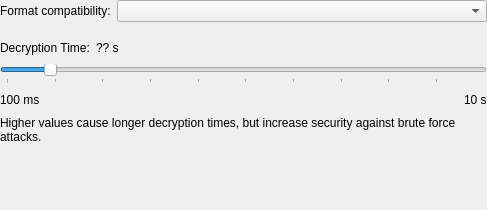
<?xml version="1.0" encoding="UTF-8"?>
<ui version="4.0">
 <class>DatabaseSettingsPageEncryption</class>
 <widget class="QWidget" name="DatabaseSettingsPageEncryption">
  <property name="geometry">
   <rect>
    <x>0</x>
    <y>0</y>
    <width>487</width>
    <height>210</height>
   </rect>
  </property>
  <layout class="QVBoxLayout" name="verticalLayout">
   <property name="leftMargin">
    <number>0</number>
   </property>
   <property name="topMargin">
    <number>0</number>
   </property>
   <property name="rightMargin">
    <number>0</number>
   </property>
   <property name="bottomMargin">
    <number>0</number>
   </property>
   <item>
    <widget class="QStackedWidget" name="stackedWidget">
     <property name="currentIndex">
      <number>0</number>
     </property>
     <widget class="QWidget" name="simpleSettings">
      <layout class="QVBoxLayout" name="verticalLayout_2">
       <property name="leftMargin">
        <number>0</number>
       </property>
       <property name="topMargin">
        <number>0</number>
       </property>
       <property name="rightMargin">
        <number>0</number>
       </property>
       <property name="bottomMargin">
        <number>0</number>
       </property>
       <item>
        <layout class="QFormLayout" name="formLayout">
         <item row="0" column="0">
          <widget class="QLabel" name="compatibilityLabel">
           <property name="text">
            <string>Format compatibility:</string>
           </property>
          </widget>
         </item>
         <item row="0" column="1">
          <widget class="QComboBox" name="compatibilitySelection">
           <property name="sizePolicy">
            <sizepolicy hsizetype="MinimumExpanding" vsizetype="Fixed">
             <horstretch>0</horstretch>
             <verstretch>0</verstretch>
            </sizepolicy>
           </property>
          </widget>
         </item>
        </layout>
       </item>
       <item>
        <spacer name="verticalSpacer_2">
         <property name="orientation">
          <enum>Qt::Vertical</enum>
         </property>
         <property name="sizeType">
          <enum>QSizePolicy::Fixed</enum>
         </property>
         <property name="sizeHint" stdset="0">
          <size>
           <width>20</width>
           <height>10</height>
          </size>
         </property>
        </spacer>
       </item>
       <item>
        <layout class="QHBoxLayout" name="horizontalLayout_2">
         <item>
          <widget class="QLabel" name="decryptionTimeLabel">
           <property name="text">
            <string>Decryption Time:</string>
           </property>
          </widget>
         </item>
         <item>
          <widget class="QLabel" name="decryptionTimeValueLabel">
           <property name="text">
            <string>?? s</string>
           </property>
          </widget>
         </item>
         <item>
          <spacer name="horizontalSpacer_2">
           <property name="orientation">
            <enum>Qt::Horizontal</enum>
           </property>
           <property name="sizeHint" stdset="0">
            <size>
             <width>40</width>
             <height>20</height>
            </size>
           </property>
          </spacer>
         </item>
        </layout>
       </item>
       <item>
        <widget class="QSlider" name="decryptionTimeSlider">
         <property name="minimum">
          <number>100</number>
         </property>
         <property name="maximum">
          <number>10000</number>
         </property>
         <property name="singleStep">
          <number>100</number>
         </property>
         <property name="pageStep">
          <number>1000</number>
         </property>
         <property name="value">
          <number>1000</number>
         </property>
         <property name="orientation">
          <enum>Qt::Horizontal</enum>
         </property>
         <property name="tickPosition">
          <enum>QSlider::TicksBelow</enum>
         </property>
         <property name="tickInterval">
          <number>1000</number>
         </property>
        </widget>
       </item>
       <item>
        <layout class="QHBoxLayout" name="horizontalLayout">
         <item>
          <widget class="QLabel" name="label_4">
           <property name="text">
            <string>100 ms</string>
           </property>
          </widget>
         </item>
         <item>
          <spacer name="horizontalSpacer">
           <property name="orientation">
            <enum>Qt::Horizontal</enum>
           </property>
           <property name="sizeHint" stdset="0">
            <size>
             <width>40</width>
             <height>20</height>
            </size>
           </property>
          </spacer>
         </item>
         <item>
          <widget class="QLabel" name="label_3">
           <property name="text">
            <string>10 s</string>
           </property>
          </widget>
         </item>
        </layout>
       </item>
       <item>
        <widget class="QLabel" name="label_2">
         <property name="sizePolicy">
          <sizepolicy hsizetype="Preferred" vsizetype="Fixed">
           <horstretch>0</horstretch>
           <verstretch>0</verstretch>
          </sizepolicy>
         </property>
         <property name="text">
          <string>Higher values cause longer decryption times, but increase security against brute force attacks.</string>
         </property>
         <property name="wordWrap">
          <bool>true</bool>
         </property>
        </widget>
       </item>
       <item>
        <spacer name="verticalSpacer">
         <property name="orientation">
          <enum>Qt::Vertical</enum>
         </property>
         <property name="sizeHint" stdset="0">
          <size>
           <width>20</width>
           <height>40</height>
          </size>
         </property>
        </spacer>
       </item>
      </layout>
     </widget>
     <widget class="QWidget" name="advancedSettings">
      <layout class="QFormLayout" name="formLayout_2">
       <property name="leftMargin">
        <number>0</number>
       </property>
       <property name="topMargin">
        <number>0</number>
       </property>
       <property name="rightMargin">
        <number>0</number>
       </property>
       <property name="bottomMargin">
        <number>0</number>
       </property>
       <item row="0" column="0">
        <widget class="QLabel" name="algorithmLabel">
         <property name="text">
          <string>Encryption Algorithm:</string>
         </property>
        </widget>
       </item>
       <item row="0" column="1">
        <widget class="QComboBox" name="algorithmComboBox">
         <property name="sizePolicy">
          <sizepolicy hsizetype="Expanding" vsizetype="Fixed">
           <horstretch>0</horstretch>
           <verstretch>0</verstretch>
          </sizepolicy>
         </property>
         <item>
          <property name="text">
           <string>AES:  256 Bit   (default)</string>
          </property>
         </item>
         <item>
          <property name="text">
           <string>Twofish:  256 Bit</string>
          </property>
         </item>
        </widget>
       </item>
       <item row="1" column="0">
        <widget class="QLabel" name="kdfLabel">
         <property name="text">
          <string>Key Derivation Function:</string>
         </property>
        </widget>
       </item>
       <item row="1" column="1">
        <widget class="QComboBox" name="kdfComboBox">
         <property name="sizePolicy">
          <sizepolicy hsizetype="Expanding" vsizetype="Fixed">
           <horstretch>0</horstretch>
           <verstretch>0</verstretch>
          </sizepolicy>
         </property>
        </widget>
       </item>
       <item row="2" column="0">
        <widget class="QLabel" name="transformRoundsLabel">
         <property name="text">
          <string>Transform rounds:</string>
         </property>
        </widget>
       </item>
       <item row="2" column="1">
        <layout class="QHBoxLayout" name="horizontalLayout_3" stretch="40,40,0">
         <item>
          <widget class="QSpinBox" name="transformRoundsSpinBox">
           <property name="minimumSize">
            <size>
             <width>150</width>
             <height>0</height>
            </size>
           </property>
           <property name="maximumSize">
            <size>
             <width>150</width>
             <height>16777215</height>
            </size>
           </property>
           <property name="alignment">
            <set>Qt::AlignLeading|Qt::AlignLeft|Qt::AlignVCenter</set>
           </property>
           <property name="minimum">
            <number>1</number>
           </property>
           <property name="maximum">
            <number>1000000000</number>
           </property>
          </widget>
         </item>
         <item>
          <widget class="QToolButton" name="transformBenchmarkButton">
           <property name="focusPolicy">
            <enum>Qt::WheelFocus</enum>
           </property>
           <property name="text">
            <string>Benchmark 1-second delay</string>
           </property>
          </widget>
         </item>
         <item>
          <spacer name="horizontalSpacer_3">
           <property name="orientation">
            <enum>Qt::Horizontal</enum>
           </property>
           <property name="sizeHint" stdset="0">
            <size>
             <width>40</width>
             <height>20</height>
            </size>
           </property>
          </spacer>
         </item>
        </layout>
       </item>
       <item row="3" column="0">
        <widget class="QLabel" name="memoryUsageLabel">
         <property name="text">
          <string>Memory Usage:</string>
         </property>
        </widget>
       </item>
       <item row="3" column="1">
        <widget class="QSpinBox" name="memorySpinBox">
         <property name="minimumSize">
          <size>
           <width>150</width>
           <height>0</height>
          </size>
         </property>
         <property name="maximumSize">
          <size>
           <width>150</width>
           <height>16777215</height>
          </size>
         </property>
         <property name="minimum">
          <number>1</number>
         </property>
         <property name="maximum">
          <number>1048576</number>
         </property>
        </widget>
       </item>
       <item row="4" column="0">
        <widget class="QLabel" name="parallelismLabel">
         <property name="text">
          <string>Parallelism:</string>
         </property>
        </widget>
       </item>
       <item row="4" column="1">
        <widget class="QSpinBox" name="parallelismSpinBox">
         <property name="minimumSize">
          <size>
           <width>150</width>
           <height>0</height>
          </size>
         </property>
         <property name="maximumSize">
          <size>
           <width>150</width>
           <height>16777215</height>
          </size>
         </property>
         <property name="minimum">
          <number>1</number>
         </property>
         <property name="maximum">
          <number>128</number>
         </property>
        </widget>
       </item>
      </layout>
     </widget>
    </widget>
   </item>
  </layout>
 </widget>
 <resources/>
 <connections/>
</ui>
